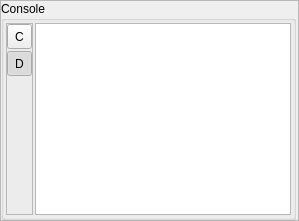
          <widget class="QFrame" name="frame_17">
           <property name="frameShape">
            <enum>QFrame::StyledPanel</enum>
           </property>
           <property name="frameShadow">
            <enum>QFrame::Raised</enum>
           </property>
           <layout class="QVBoxLayout" name="verticalLayout_11">
            <property name="spacing">
             <number>0</number>
            </property>
            <property name="leftMargin">
             <number>0</number>
            </property>
            <property name="topMargin">
             <number>0</number>
            </property>
            <property name="rightMargin">
             <number>2</number>
            </property>
            <property name="bottomMargin">
             <number>0</number>
            </property>
            <item>
             <widget class="QGroupBox" name="groupBox_4">
              <property name="title">
               <string>Console</string>
              </property>
              <layout class="QHBoxLayout" name="horizontalLayout_17">
               <property name="spacing">
                <number>2</number>
               </property>
               <property name="leftMargin">
                <number>2</number>
               </property>
               <property name="topMargin">
                <number>2</number>
               </property>
               <property name="rightMargin">
                <number>2</number>
               </property>
               <property name="bottomMargin">
                <number>2</number>
               </property>
               <item>
                <widget class="QFrame" name="frame_5">
                 <property name="frameShape">
                  <enum>QFrame::StyledPanel</enum>
                 </property>
                 <property name="frameShadow">
                  <enum>QFrame::Raised</enum>
                 </property>
                 <layout class="QVBoxLayout" name="verticalLayout_5">
                  <property name="spacing">
                   <number>2</number>
                  </property>
                  <property name="leftMargin">
                   <number>0</number>
                  </property>
                  <property name="topMargin">
                   <number>0</number>
                  </property>
                  <property name="rightMargin">
                   <number>0</number>
                  </property>
                  <property name="bottomMargin">
                   <number>0</number>
                  </property>
                  <item>
                   <widget class="QToolButton" name="toolButtonClearConsole">
                    <property name="minimumSize">
                     <size>
                      <width>25</width>
                      <height>25</height>
                     </size>
                    </property>
                    <property name="text">
                     <string>C</string>
                    </property>
                    <property name="checkable">
                     <bool>false</bool>
                    </property>
                   </widget>
                  </item>
                  <item>
                   <widget class="QToolButton" name="toolButtonConsoleScrollToEnd">
                    <property name="minimumSize">
                     <size>
                      <width>25</width>
                      <height>25</height>
                     </size>
                    </property>
                    <property name="text">
                     <string>D</string>
                    </property>
                    <property name="checkable">
                     <bool>true</bool>
                    </property>
                    <property name="checked">
                     <bool>true</bool>
                    </property>
                   </widget>
                  </item>
                  <item>
                   <spacer name="verticalSpacer_2">
                    <property name="orientation">
                     <enum>Qt::Vertical</enum>
                    </property>
                    <property name="sizeHint" stdset="0">
                     <size>
                      <width>20</width>
                      <height>40</height>
                     </size>
                    </property>
                   </spacer>
                  </item>
                 </layout>
                </widget>
               </item>
               <item>
                <widget class="QPlainTextEdit" name="console">
                 <property name="font">
                  <font>
                   <family>Consolas</family>
                   <pointsize>8</pointsize>
                  </font>
                 </property>
                 <property name="readOnly">
                  <bool>true</bool>
                 </property>
                 <property name="plainText">
                  <string/>
                 </property>
                 <property name="textInteractionFlags">
                  <set>Qt::TextSelectableByMouse</set>
                 </property>
                 <property name="centerOnScroll">
                  <bool>false</bool>
                 </property>
                </widget>
               </item>
              </layout>
             </widget>
            </item>
           </layout>
          </widget>
